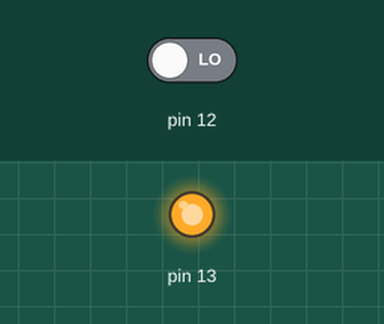
Bench run of a sketch on a simulated Arduino Uno, built with avr-gcc and run on an emulated ATmega328P. On the bench: output pins drawn as LEDs (lit = HIGH). Inputs (shaded band) come from the test bench; at power-on: pin 12 LOW.

Above: at 1.2 s.
1.3 s: pin 12 driven HIGH
At 2.1 s:
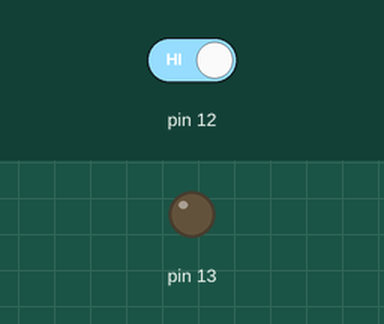
2.8 s: pin 12 driven LOW
At 3.3 s:
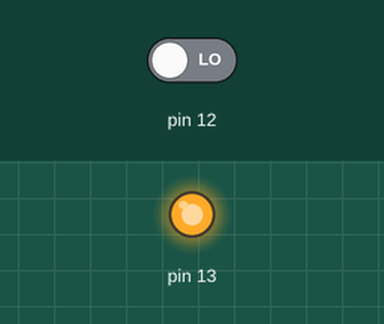
Timing chart, 0 to 5.8 s (numbered marks = the images above; inputs shaded):
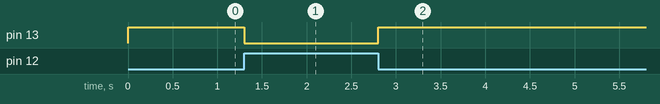

Measured:
- after the input at 1.3 s, pin 13: HIGH → LOW at once
- after the input at 2.8 s, pin 13: LOW → HIGH at once

The sketch:

Not_Gate.ino
```cpp
//Logic Gate: NOT
int var;
void setup()
{
  pinMode(13,OUTPUT);
  pinMode(12,INPUT);
}
void loop()
{
  var=digitalRead(12);

  if(var==HIGH)
  {
    digitalWrite(13,LOW);
  }
  else {
    digitalWrite(13,HIGH);
  }
}
```
